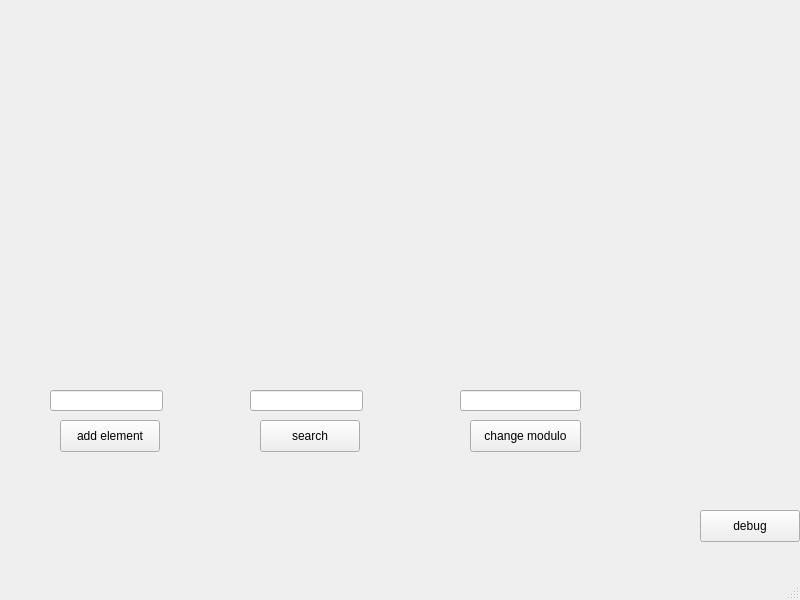
<?xml version="1.0" encoding="UTF-8"?>
<ui version="4.0">
 <class>MainWindow</class>
 <widget class="QMainWindow" name="MainWindow">
  <property name="geometry">
   <rect>
    <x>0</x>
    <y>0</y>
    <width>800</width>
    <height>600</height>
   </rect>
  </property>
  <property name="windowTitle">
   <string>MainWindow</string>
  </property>
  <widget class="QWidget" name="centralwidget">
   <widget class="QCustomPlot" name="plot" native="true">
    <property name="geometry">
     <rect>
      <x>79</x>
      <y>39</y>
      <width>591</width>
      <height>301</height>
     </rect>
    </property>
   </widget>
   <widget class="QLineEdit" name="AddLine">
    <property name="geometry">
     <rect>
      <x>50</x>
      <y>390</y>
      <width>113</width>
      <height>21</height>
     </rect>
    </property>
   </widget>
   <widget class="QPushButton" name="AddButton">
    <property name="geometry">
     <rect>
      <x>60</x>
      <y>420</y>
      <width>100</width>
      <height>32</height>
     </rect>
    </property>
    <property name="text">
     <string>add element</string>
    </property>
   </widget>
   <widget class="QPushButton" name="SearchButton">
    <property name="geometry">
     <rect>
      <x>260</x>
      <y>420</y>
      <width>100</width>
      <height>32</height>
     </rect>
    </property>
    <property name="text">
     <string>search</string>
    </property>
   </widget>
   <widget class="QLineEdit" name="SearchLine">
    <property name="geometry">
     <rect>
      <x>250</x>
      <y>390</y>
      <width>113</width>
      <height>21</height>
     </rect>
    </property>
   </widget>
   <widget class="QPushButton" name="pushButton">
    <property name="geometry">
     <rect>
      <x>700</x>
      <y>510</y>
      <width>100</width>
      <height>32</height>
     </rect>
    </property>
    <property name="text">
     <string>debug</string>
    </property>
   </widget>
   <widget class="QLineEdit" name="ModuloLine">
    <property name="geometry">
     <rect>
      <x>460</x>
      <y>390</y>
      <width>121</width>
      <height>21</height>
     </rect>
    </property>
   </widget>
   <widget class="QPushButton" name="ModuloButton">
    <property name="geometry">
     <rect>
      <x>470</x>
      <y>420</y>
      <width>111</width>
      <height>32</height>
     </rect>
    </property>
    <property name="text">
     <string>change modulo</string>
    </property>
   </widget>
  </widget>
  <widget class="QMenuBar" name="menubar">
   <property name="geometry">
    <rect>
     <x>0</x>
     <y>0</y>
     <width>800</width>
     <height>24</height>
    </rect>
   </property>
  </widget>
  <widget class="QStatusBar" name="statusbar"/>
 </widget>
 <customwidgets>
  <customwidget>
   <class>QCustomPlot</class>
   <extends>QWidget</extends>
   <header>qcustomplot.h</header>
   <container>1</container>
  </customwidget>
 </customwidgets>
 <resources/>
 <connections/>
</ui>
